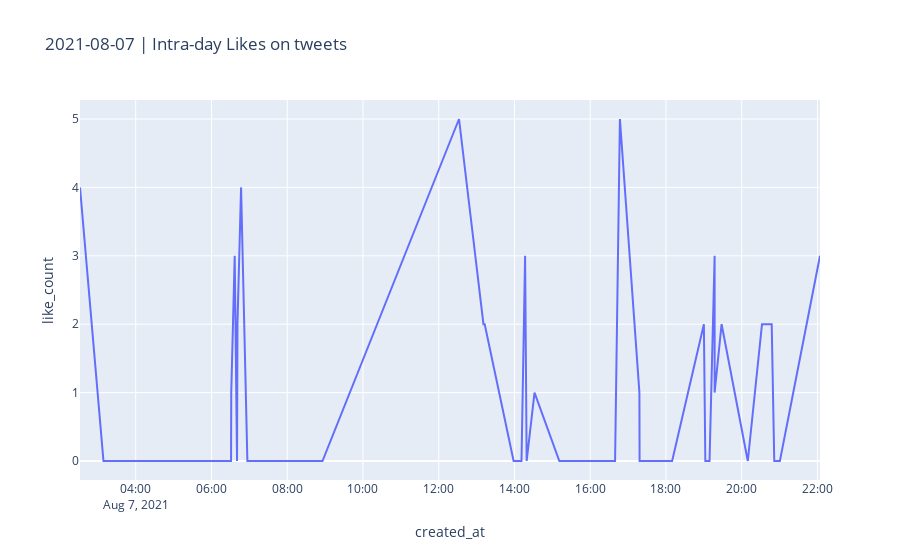

The notebook cell this image was saved under:
### Code cell
# Plot: Check most liked tweets

y_axis = "like_count" # 'quote_count', ''

fig = px.line(intra_day_tweets,
              x="created_at", y=,
              title=f'{select_date} | Intra-day Likes on tweets',
              hover_name="author_id", # username
              hover_data=["created_at", "like_count","tweet_id","text"])
fig.show()
